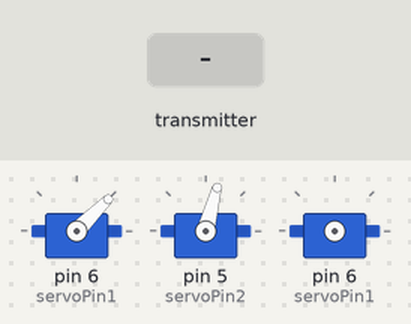
A sketch run on a simulated Arduino Uno, built with avr-gcc and run on an emulated ATmega328P. Shown: 3 × servo. The test bench sets the inputs (shaded band). No radio packets arrive unless stated.

Above: at 2.2 s.
2.3 s: the transmitter starts sending button = 1
At 3.2 s:
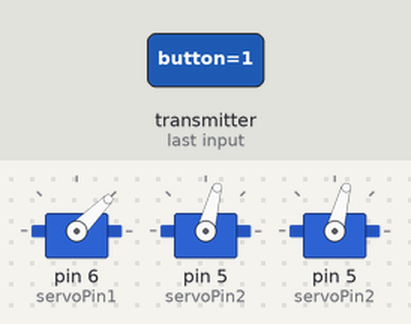
5.3 s: the transmitter starts sending button = 0
At 6.2 s:
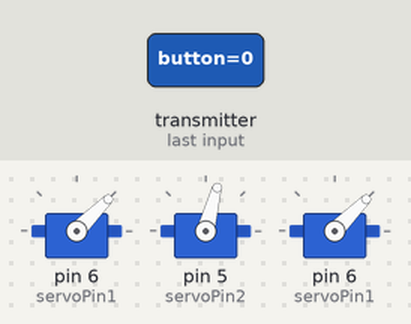
Timing chart, 0 to 8.3 s (numbered marks = the images above; inputs shaded):
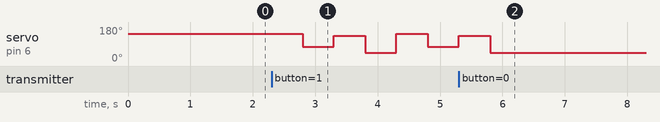

The sketch:

Receiver.ino
```cpp
/**
@author Max Shinno
*/

// serial, radio, and servo libraries
#include <SPI.h>
#include <nRF24L01.h>
#include <RF24.h>
#include <Servo.h>

// transceiver pins, radio constructor
const int csn_pin = 8;
const int ce_pin = 7;
RF24 radio(ce_pin, csn_pin);

// will store output received
int button;

// channel matches with transmitter
const byte address[6] = "00001";

// feeder servo constructor, servo pins, angle constants
Servo feeder;
const int servoPin1 = 6;
const int open1 = 135;
const int closed1 = 45;

// mixer servo constructor, servo pins, angle constants
Servo mixer;
const int servoPin2 = 5;
const int open2 = 145;
const int closed2 = 75;

void setup() {
  // set up radio; address 00001, pipe 0, minimum power level, set as receiver
  radio.begin();
  radio.openReadingPipe(0, address);
  radio.setPALevel(RF24_PA_MIN);
  radio.startListening();

  // set feeder servo pin, move to default position
  feeder.attach(servoPin1);
  feeder.write(closed1);
  // allow servo time to move
  delay(500);
  // detach to prevent rewriting
  feeder.detach();
  // set mixer servo pin, move to default position
  mixer.attach(servoPin2);
  mixer.write(closed2);
  // allow servo time to move
  delay(500);
  mixer.detach();
}

void loop() {
  // check for unread transmission
  if (radio.available()) {
    // read transmission into "button" int
    radio.read(&button, sizeof(button));

    // when button pressed
    if (button) {
      // open and close feeder and mixer; delay 0.5 seconds to allow each part to move
      move(mixer, servoPin2, open2, closed2);
      move(feeder, servoPin1, open1, closed1);
    }
  }
}

void move(Servo servo, int pin, int open, int closed) {
  // open and close param servo; delay 0.5 seconds to allow each part to move
  servo.attach(pin);
  servo.write(open);
  delay(500);
  servo.write(closed);
  delay(500);
  servo.detach();
}
```

Measured:
- after the input at 2.3 s, servo on pin 6 (servoPin1): 145° → 75° after 0.50 s, → 135° 0.50 s later, → 45° 0.50 s later, → 145° 0.50 s later, … (5 changes in this stretch)
- after the input at 5.3 s, servo on pin 6 (servoPin1): goes on until 5.8 s, then stays 45°
